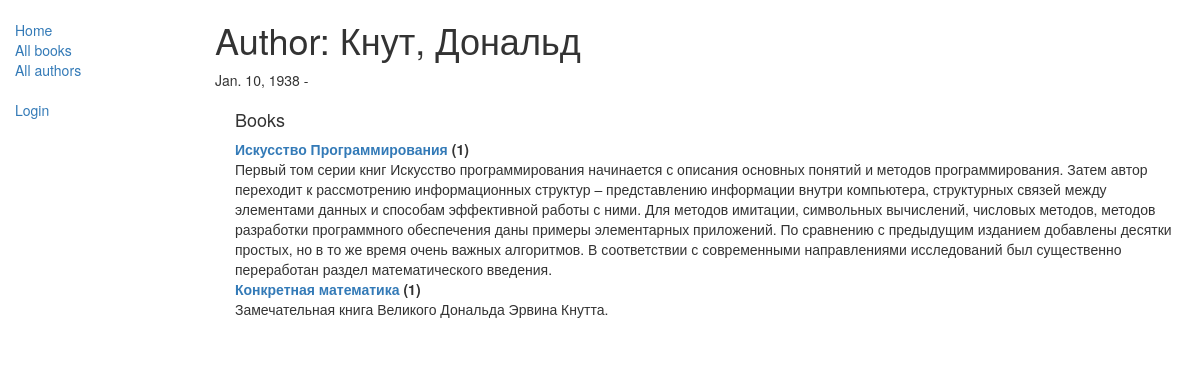
The app's page /catalog/author/1 with its own data.
### catalog/models.py (models this page shows, shortened)
class Author(models.Model):
    first_name = models.CharField(max_length=100)
    last_name = models.CharField(max_length=100)
    date_of_birth = models.DateField(null=True, blank=True)
    date_of_death = models.DateField('died', null=True, blank=True)
    class Meta:
        ordering = ['last_name', 'first_name']
    def __str__(self):
        return '%s, %s' % (self.last_name, self.first_name)

class Book(models.Model):
    title = models.CharField(max_length=200)
    author = models.ForeignKey('Author', on_delete=models.SET_NULL, null=True)
    summary = models.TextField(max_length=1000, help_text="Enter a brief description of the book")
    isbn = models.CharField('ISBN', max_length=13,
                            unique=True,
                            help_text='13 Character <a href="https://www.isbn-international.org/content/what-isbn'
                                      '">ISBN number</a>')
    genre = models.ManyToManyField(Genre, help_text="Select a genre for this book")
    language = models.ForeignKey('Language', on_delete=models.SET_NULL, null=True)
    class Meta:
        ordering = ['title', 'author']
    def display_genre(self):
        """
        Creates a string for the Genre. This is required to display genre in Admin.
        """
        return ', '.join([genre.name for genre in self.genre.all()[:3]])
    display_genre.short_description = 'Genre'
    def __str__(self):
        return self.title

### catalog/views.py (the view)
class AuthorDetailView(generic.DetailView):
    model = Author

### catalog/templates/catalog/author_detail.html
{% extends "base_generic.html" %}
{% block content %}
<h1>Author: {{ author }} </h1>
<p>{{author.date_of_birth}} - {% if author.date_of_death %}{{author.date_of_death}}{% endif %}</p>
<div style="margin-left:20px;margin-top:20px">
    <h4>Books</h4>
    <dl>
        {% for book in author.book_set.all %}
        <dt><a href="{% url 'book-detail' book.pk %}">{{book}}</a> ({{book.bookinstance_set.all.count}})</dt>
        <dd>{{book.summary}}</dd>
        {% endfor %}
    </dl>
</div>
{% endblock %}

### records on screen
Author: last_name+first_name "Кнут, Дональд", date_of_birth "Jan. 10, 1938"
Book: title "Искусство Программирования", bookinstance_set.all.count "1", summary "Первый том серии книг Искусство программирования начинается с описания основных понятий и методов программирования. Затем автор переходит к рассмотрению информационных структур – представлению информации внутри компьютера, структурных связей между элементами данных и способам эффективной работы с ними. Для методов имитации, символьных вычислений, числовых методов, методов разработки программного обеспечения даны примеры элементарных приложений. По сравнению с предыдущим изданием добавлены десятки простых, но в то же время очень важных алгоритмов. В соответствии с современными направлениями исследований был существенно переработан раздел математического введения."
Book: title "Конкретная математика", bookinstance_set.all.count "1", summary "Замечательная книга Великого Дональда Эрвина Кнутта."
